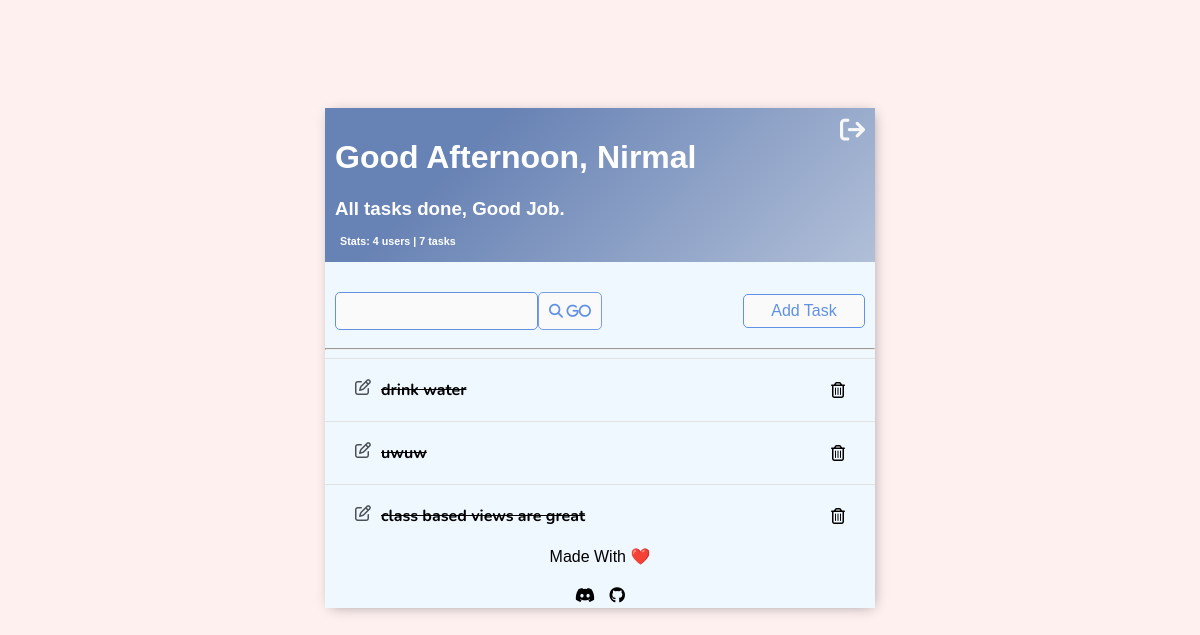
The page / (signed in) on the database as committed earlier.
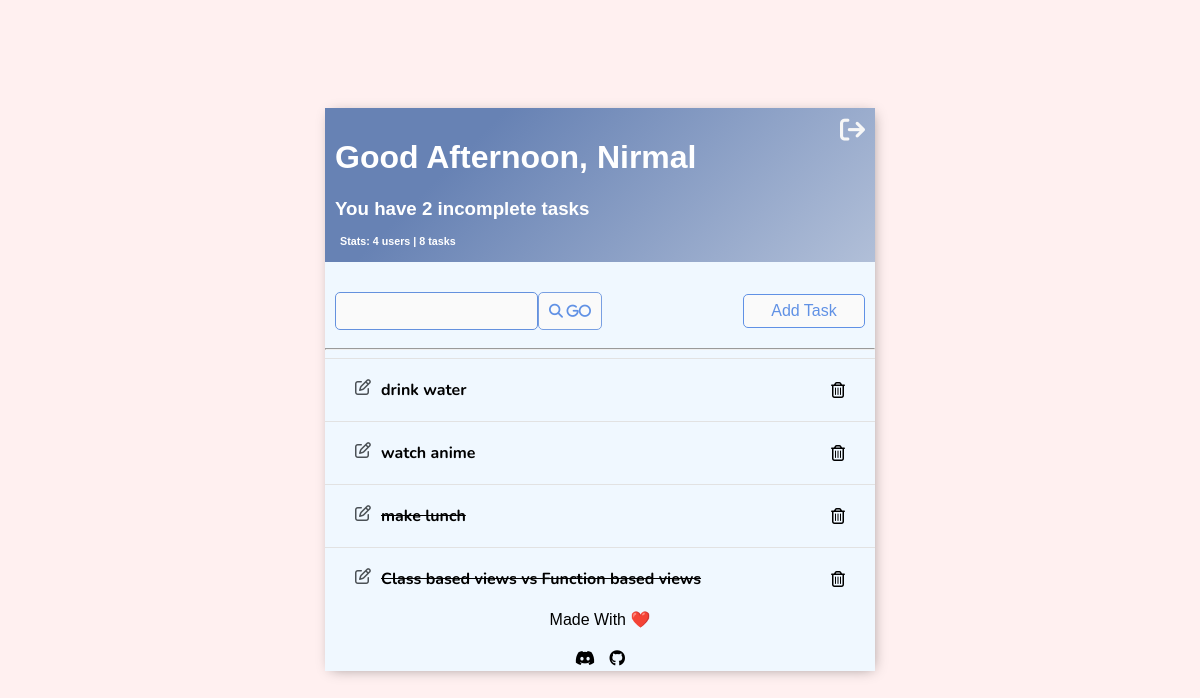
The same page on the database as committed later.
### todolist/models.py (models this page shows)
class Task(models.Model):
    user = models.ForeignKey(
        User, on_delete=models.CASCADE, blank=True, null=True)
    title = models.CharField(max_length=255)
    description = models.TextField(null=True, blank=True)
    status = models.BooleanField(default=False)
    created = models.DateTimeField(auto_now_add=True)
    def __str__(self):
        return self.title
    class Meta:
        ordering = ['status']

### todolist/views.py (the view)
# urls.py: path('', HomePage.as_view(),  name='task'),
class HomePage(LoginRequiredMixin, ListView):
    model = Task
    context_object_name = 'tasks'
    def get_context_data(self, **kwargs):
        context = super().get_context_data(**kwargs)
        context['tasks'] = Task.objects.filter(user=self.request.user)
        context['total'] = Task.objects.count()
        context['users'] = User.objects.count()
        context['greet'] = greet()
        context['count'] = context['tasks'].filter(status=False).count()
        search_input = self.request.GET.get('find') or ''
        if search_input:
            context['tasks'] = context['tasks'].filter(
                title__icontains=search_input)
        context['search_input'] = search_input
        context['search_count'] = len(search_input)
        return context

### todolist/client_time.py (called while the page is built)
def clientime():
    now = datetime.now()
    current_time = now.hour
    return current_time

def greet():
    if clientime() < 12:
        greeting = 'Good Morning'
        return greeting
    elif 12 <= clientime() < 18:
        greeting = 'Good Afternoon'
        return greeting
    else:
        greeting = 'Good Evening'
        return greeting

### todolist/templates/todolist/task_list.html (shortened to what this page needs)
{% extends "todolist/main.html" %}
{% block content %}
<div class="header-bar">
    <div>
        <h1>{{greet}}, {{request.user|title}}</h1>
        {% if count > 0 %}
        <h3 style="margin: 0;">You have {{count}} incomplete task{{count|pluralize:"s"}}</h3>
        <h6 style="margin: 5px; padding-top: 10px;">Stats: {{users}} users | {{total}} tasks</h6>
        {% elif count == 0 %}
        <h3 style="margin: 0;">All tasks done, Good Job.</h3>
        <h6 style="margin: 5px; padding-top: 10px;">Stats: {{users}} users | {{total}} tasks</h6>
        {% endif %}
    </div>
    <a href="{% url 'sign-out' %}"><span class="fas" style="font-size: 25px;"">&#xf08b;</span></a>
</div>
<div id="search-bar">
    <form action="" method="GET" style="display:flex; margin-top: 20px">
        <input type="text", name="find" value="{{search_input}}" class="button">
        <input type="submit" value="&#xf002; go" id="button-search" class="fas">
    </form>
    <a href="{% url 'task-create' %}" style="margin-top: 20px;" class="add">Add Task</a>
</div>
    <hr>
    <div class="task-items">
    {% for task in tasks %}
        <div class="task-wrapper">
            {% if task.status %}
            <div class="task-title">
                <a href="{% url 'task-update' task.id %}" style="margin-right: 10px;"><i class="far">&#xf044;</i></a>
                <strong><s>{{task}}</s></strong>
            </div>
            <a href="{% url 'task-delete' task.id %}" class="far" style="margin-right: 10px;" >&#xf2ed;</a>
            {% else %}
            <div class="task-title">
                <a href="{% url 'task-update' task.id %}" style="margin-right: 10px;"><i class="far">&#xf044;</i></a>
            <strong>{{task}}</strong>
            </div>
            <a href="{% url 'task-delete' task.id %}" class="far" style="margin-right: 10px;" >&#xf2ed;</a>
            {% endif %}
        </div>
    {% empty %}
        <h2 style="text-align: center;">0 items available</h2>
        <hr>
    {% endfor %}
</div>
{% endblock content %}

### todolist/templates/todolist/main.html (shortened to what this page needs)
<!DOCTYPE html>
<html lang="en">
<head>
</head>
<body>
    <div class="container">
        {% block content %}
        {% endblock content %}
        <center>
            <footer>
                Made With ❤️
              <p>
                <a href="https://discord.gg/5S6cdn8Dnd" class="fab" style="text-decoration: none; margin: 5px;">&#xf392;</a>
                <a href="https://github.com/sxoxgxi/ToDo-App" class="fab" style="text-decoration: none; margin: 5px;">&#xf09b;</a>
              </p>
            </footer>
        </center>
    </div>
</body>
</html>

### todolist/templates/todolist/main.html (style rules this page uses)
html, body { background-color: #fff0f0; font-family: 'Nunito', sans-serif; padding-top: 50px; }
h1, h2, h3, h4, h5, h6 { font-family: 'Raleway', sans-serif; }
a, p, footer { color: #000000; font-style: bold; font-family: 'Raleway', sans-serif; }
.container { max-width: 550px; height: auto; margin: auto; background-attachment: #fff; -webkit-box-shadow: 2px 2px 13px -4px rgba(0, 0, 0, 0.41); box-shadow: 2px 2px 13px -4px rgba(0, 0, 0, 0.41); background-color: #f0f8ff; }
.header-bar { display: flex; justify-content: space-between; color: #fff; padding: 10px; background-color: #b1bfd8; background-image: linear-gradient(315deg, #b1bfd8 0%, #6782b4 74%); }
.header-bar a { color: rgb(247,247,247); text-decoration: none; }
.task-wrapper { display: flex; align-items: center; justify-content: space-between; padding: 20px; background-color: #f0f8ff; border-top: 1px solid rgb(226, 226, 226); }
.task-title { display: flex; }
.task-title a { text-decoration: none; color: #4b5156; margin-left: 10px; }
#search-bar { display: flex; justify-content: space-between; align-items: center; padding: 10px; }
input[type='text'], input[type='password'], textarea { border: 1px solid #6491de; border-radius: 5px; padding: 10px; width: 95%; }
.button { border: 1px solid #789fe2; background-color: #fafafa; color: #789fe2; padding: 10px; font-size: 14px; border-radius: 5px; cursor: pointer; text-decoration: none; text-align: center; display: block; width: 99.3%; }
#button-search { border: 1px solid #789fe2; background-color: #fafafa; color: #6091e5; padding: 10px; font-size: 14px; border-radius: 5px; cursor: pointer; text-decoration: none; text-align: center; display: block; }
.add { color: #6091e5; border-radius: 5px; background-color: #fafafa; padding: 7px; font-style: bold; text-align: center; font-size: medium; text-decoration: none; display: block; border: 1px solid #6091e5; width: 20%; }

Rows that differ between the two databases and show on the page:
removed Task: title "uwuw"
removed Task: title "class based views are great"
added Task: title "watch anime"
added Task: title "make lunch"
added Task: title "Class based views vs Function based views"
Other text that changed with them:
{{ count }}: (not shown) → "2"
{{ users }}: (not shown) → "4"
{{ total }}: (not shown) → "8"
{{ users }}: "4" → (not shown)
{{ total }}: "7" → (not shown)
text no longer shown: "All tasks done, Good Job."
text now shown: "You have incomplete task"
